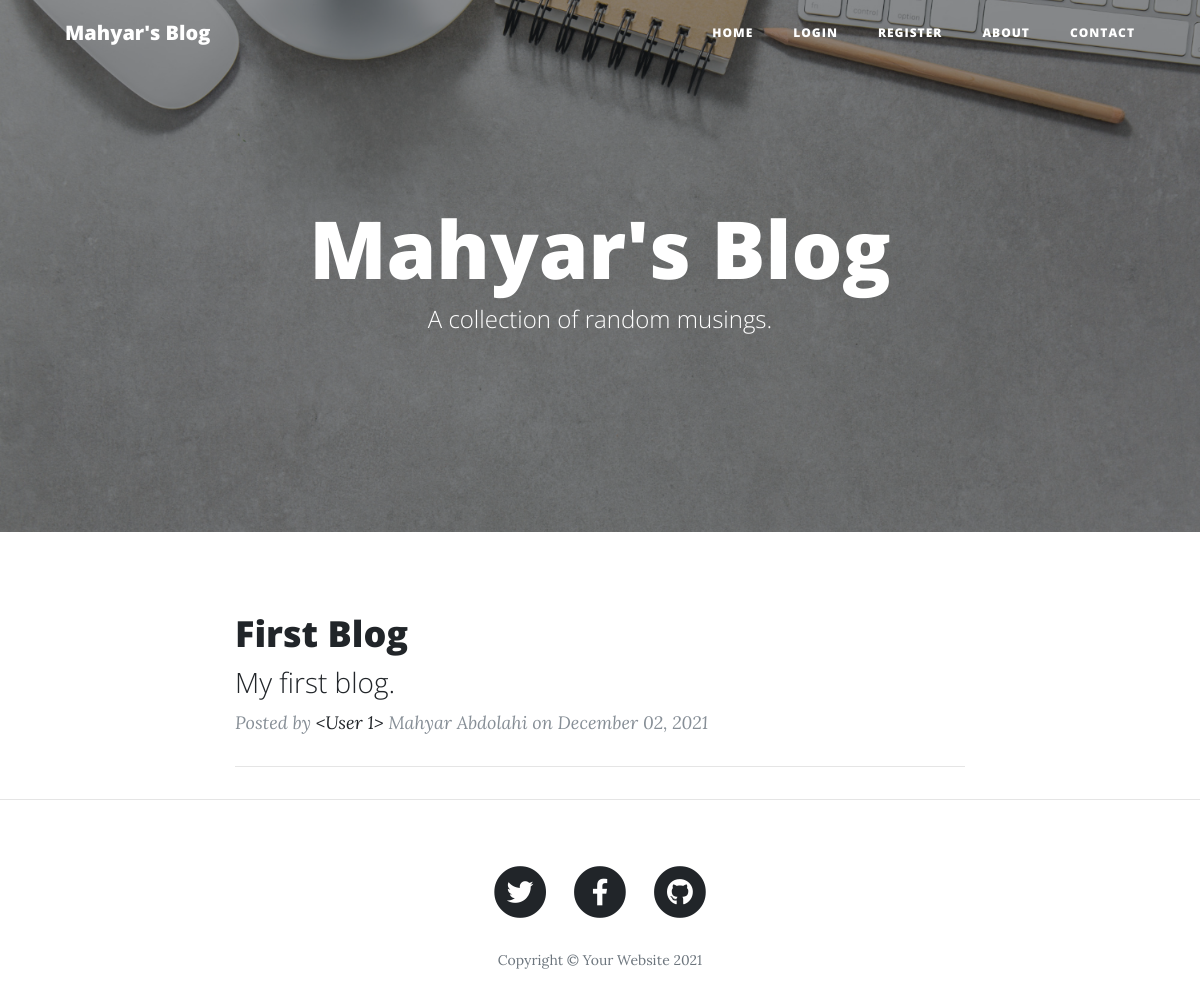
Before: / with the older database file.
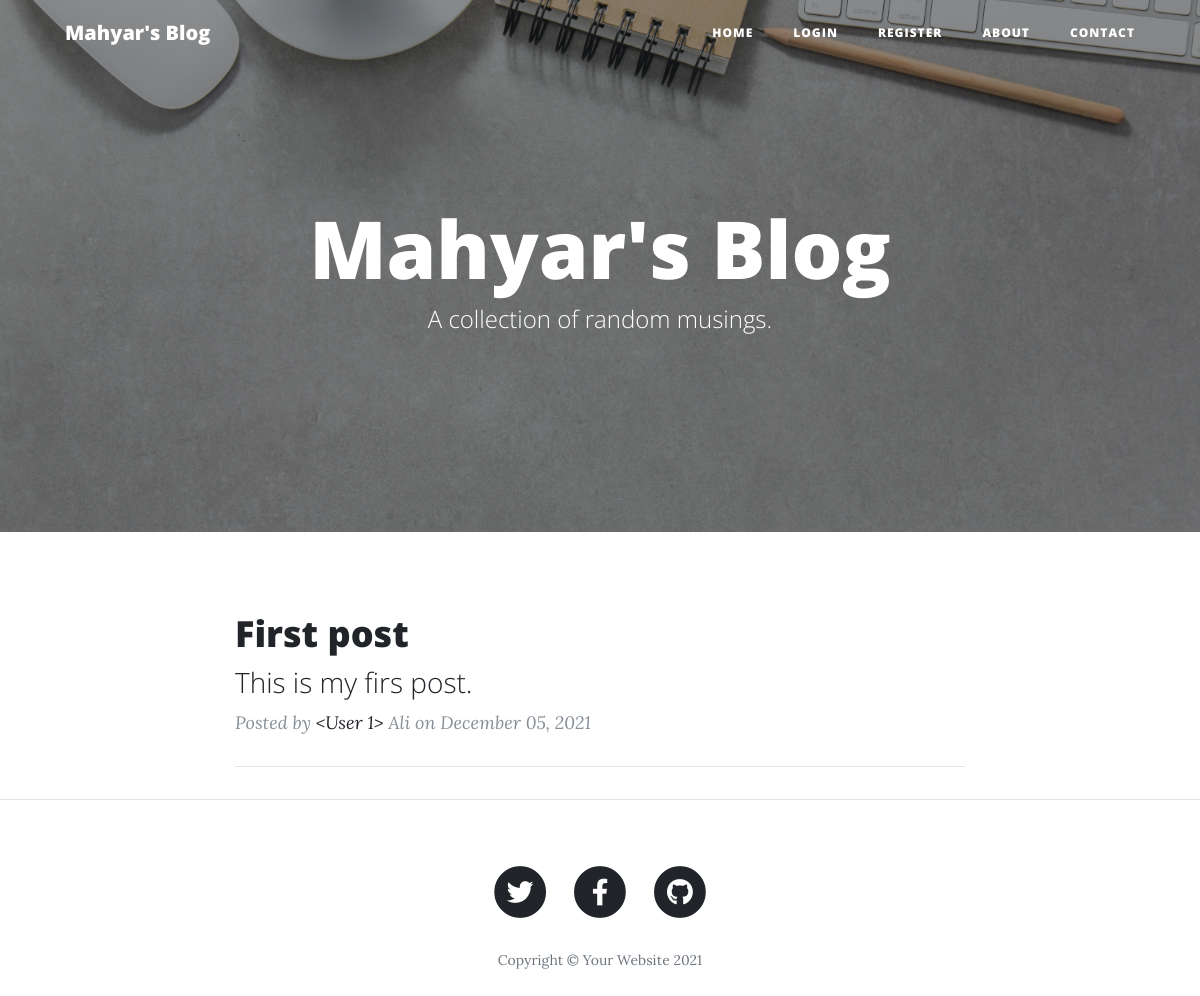
After: the same page with the newer database file.
### main.py (models this page shows)
class BlogPost(db.Model):
    __tablename__ = "blog_posts"
    id = db.Column(db.Integer, primary_key=True)
    author_id = db.Column(db.Integer, db.ForeignKey("users.id"))
    author = relationship("User", back_populates="posts")
    title = db.Column(db.String(250), unique=True, nullable=False)
    subtitle = db.Column(db.String(250), nullable=False)
    date = db.Column(db.String(250), nullable=False)
    body = db.Column(db.Text, nullable=False)
    img_url = db.Column(db.String(250), nullable=False)
    comments = relationship("Comment", back_populates="parent_post")

class User(UserMixin, db.Model):
    __tablename__ = "users"
    id = db.Column(db.Integer, primary_key=True)
    email = db.Column(db.String(100), unique=True)
    password = db.Column(db.String(100))
    name = db.Column(db.String(100))
    posts = relationship("BlogPost", back_populates="author")
    comments = relationship("Comment", back_populates="comment_author")

### main.py (the view)
@app.route('/')
def get_all_posts():
    posts = BlogPost.query.all()
    return render_template("index.html", all_posts=posts)

### templates/index.html (shortened to what this page needs)
{% include "header.html" %}
  <header class="masthead" style="background-image: url({{ url_for('static', filename='img/1.jpg')}})">
    <div class="overlay"></div>
    <div class="container">
      <div class="row">
        <div class="col-lg-8 col-md-10 mx-auto">
          <div class="site-heading">
            <h1>Mahyar's Blog</h1>
            <span class="subheading">A collection of random musings.</span>
          </div>
        </div>
      </div>
    </div>
  </header>
  <div class="container">
    <div class="row">
      <div class="col-lg-8 col-md-10 mx-auto">
        {% for post in all_posts %}
        <div class="post-preview">
          <a href="{{ url_for('show_post', post_id=post.id) }}">
            <h2 class="post-title">
              {{post.title}}
            </h2>
            <h3 class="post-subtitle">
              {{post.subtitle}}
            </h3>
          </a>
          <p class="post-meta">Posted by
            <a href="#">{{post.author}}</a>
            {{post.author.name}}
            on {{post.date}}
          </p>
        </div>
        <hr>
        {% endfor %}
      </div>
    </div>
  </div>
  <hr>
{% include "footer.html" %}

### templates/header.html (shortened to what this page needs)
<!DOCTYPE html>
<html lang="en">
<head>
  <link href="{{ url_for('static', filename='vendor/bootstrap/css/bootstrap.min.css') }}" rel="stylesheet">
  <link href="{{ url_for('static', filename='vendor/fontawesome-free/css/all.min.css')}}" rel="stylesheet" type="text/css">
  <link href="{{ url_for('static', filename='css/clean-blog.min.css')}}" rel="stylesheet">
</head>
<body>
  <nav class="navbar navbar-expand-lg navbar-light fixed-top" id="mainNav">
    <div class="container">
      <a class="navbar-brand" href="{{url_for('get_all_posts')}}">Mahyar's Blog</a>
      <div class="collapse navbar-collapse" id="navbarResponsive">
        <ul class="navbar-nav ml-auto">
          <li class="nav-item">
            <a class="nav-link" href="{{ url_for('get_all_posts') }}">Home</a>
          </li>
           {% if not current_user.is_authenticated: %}
          <li class="nav-item">
            <a class="nav-link" href="{{ url_for('login') }}">Login</a>
          </li>
          <li class="nav-item">
            <a class="nav-link" href="{{ url_for('register') }}">Register</a>
          </li>
          {% else %}
          <li class="nav-item">
            <a class="nav-link" href="{{ url_for('logout') }}">Log Out</a>
          </li>
          {% endif %}
          <li class="nav-item">
            <a class="nav-link" href="{{ url_for('about') }}">About</a>
          </li>
          <li class="nav-item">
            <a class="nav-link" href="{{ url_for('contact') }}">Contact</a>
          </li>
        </ul>
      </div>
    </div>
  </nav>

### templates/footer.html (shortened to what this page needs)
  <footer>
    <div class="container">
      <div class="row">
        <div class="col-lg-8 col-md-10 mx-auto">
          <ul class="list-inline text-center">
            <li class="list-inline-item">
              <a href="#">
                <span class="fa-stack fa-lg">
                  <i class="fas fa-circle fa-stack-2x"></i>
                  <i class="fab fa-twitter fa-stack-1x fa-inverse"></i>
                </span>
              </a>
            </li>
            <li class="list-inline-item">
              <a href="#">
                <span class="fa-stack fa-lg">
                  <i class="fas fa-circle fa-stack-2x"></i>
                  <i class="fab fa-facebook-f fa-stack-1x fa-inverse"></i>
                </span>
              </a>
            </li>
            <li class="list-inline-item">
              <a href="#">
                <span class="fa-stack fa-lg">
                  <i class="fas fa-circle fa-stack-2x"></i>
                  <i class="fab fa-github fa-stack-1x fa-inverse"></i>
                </span>
              </a>
            </li>
          </ul>
          <p class="copyright text-muted">Copyright &copy; Your Website 2021</p>
        </div>
      </div>
    </div>
  </footer>
</body>
</html>

Changed rows visible on the page:
changed BlogPost: title "First Blog" → "First post"; subtitle "My first blog." → "This is my firs post."; author.name "Mahyar Abdolahi" → "Ali"; date "December 02, 2021" → "December 05, 2021"
